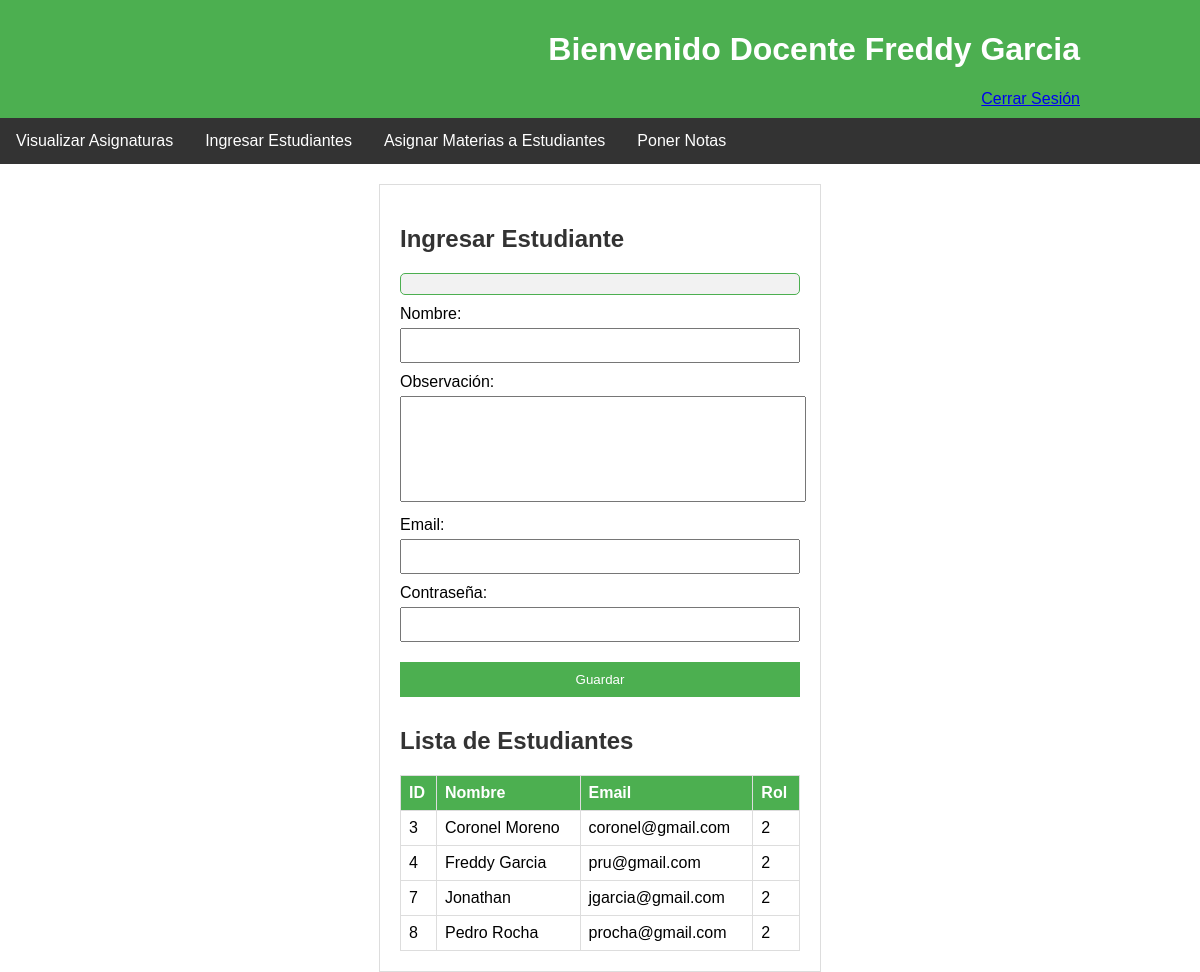
/docente.php?section=ingresar-estudiantes (signed in), run on the app's committed database.
### tables this page shows
CREATE TABLE `usuarios` (
  `id` int(11) NOT NULL,
  `nombre` varchar(100) DEFAULT NULL,
  `email` varchar(100) DEFAULT NULL,
  `rol` int(1) DEFAULT NULL COMMENT '1 Docente, 2 Estudiante',
  `contrasena` varchar(100) DEFAULT NULL,
  `obs` text DEFAULT NULL,
  `usuario_id_creacion` int(11) DEFAULT NULL,
  `fecha_creacion` timestamp NULL DEFAULT NULL,
  `hora_creacion` time DEFAULT NULL,
  `usuario_id_actualizacion` int(11) DEFAULT NULL,
  `fecha_actualizacion` timestamp NULL DEFAULT NULL,
  `hora_actualizacion` time DEFAULT NULL,
  `usuario_id_eliminacion` int(11) DEFAULT NULL,
  `fecha_eliminacion` timestamp NULL DEFAULT NULL,
  `hora_eliminacion` time DEFAULT NULL
);

### ingresar_estudiantes.php (the view, shortened to what this page needs)
<!DOCTYPE html>
<html lang="en">
<head>
    <link rel="stylesheet" href="css/styles_docente.css">
    <link rel="stylesheet" href="css/styles_ingresar_estudiantes.css">
</head>
<body>
<div class="contenedor-principal">
    <div class="seccion-izquierda">
        <h2>Ingresar Estudiante</h2>
        <div id="mensaje">
        </div>
        <form method="post" action="procesar_creacion_estudiante.php">
            <label for="nombre">Nombre:</label>
            <input type="text" id="nombre" name="nombre" required>
            <label for="observacion">Observación:</label>
            <textarea id="observacion" name="observacion" rows="4"></textarea>
            <label for="email">Email:</label>
            <input type="email" id="email" name="email" required>
            <label for="contrasena">Contraseña:</label>
            <input type="password" id="contrasena" name="contrasena" required>
            <div style="text-align: center; margin-top: 10px;">
                <input type="submit" name="submit" class="btn-guardar" value="Guardar">
            </div>
        </form>
    </div>
    <div class="seccion-derecha">
        <h2>Lista de Estudiantes</h2>
        <?php
        $sqlEstudiantes = "SELECT * FROM usuarios WHERE rol = 2";
        $resultEstudiantes = $conn->query($sqlEstudiantes);
        if ($resultEstudiantes->num_rows > 0) {
            echo "<table border='1'>
                    <tr>
                        <th>ID</th>
                        <th>Nombre</th>
                        <th>Email</th>
                        <th>Rol</th>
                    </tr>";
            while ($row = $resultEstudiantes->fetch_assoc()) {
                echo "<tr>
                        <td>{$row['id']}</td>
                        <td>{$row['nombre']}</td>
                        <td>{$row['email']}</td>
                        <td>{$row['rol']}</td>
                    </tr>";
            }
            echo "</table>";
        } else {
            echo "No hay estudiantes registrados.";
        }
        ?>
    </div>
</div>
</body>
</html>

### docente.php (shortened to what this page needs)
<?php
include('conexion.php');
$docenteId = $_SESSION['user_id'];
$sql = "SELECT nombre FROM usuarios WHERE id = $docenteId";
$result = $conn->query($sql);
if ($result->num_rows > 0) {
    $row = $result->fetch_assoc();
    $docenteNombre = $row['nombre'];
} else {
    $docenteNombre = "Docente Desconocido";
}
?>
<!DOCTYPE html>
<html lang="en">
<head>
    <link rel="stylesheet" href="css/styles_docente.css">
</head>
<body>
    <header>
        <div class="header-content">
            <h1>Bienvenido Docente <?php echo $docenteNombre; ?></h1>
            <a href="logout.php">Cerrar Sesión</a>
        </div>
    </header>
    <nav>
        <ul>
            <li><a href="docente.php?section=visualizar-asignaturas">Visualizar Asignaturas</a></li>
            <li><a href="docente.php?section=ingresar-estudiantes">Ingresar Estudiantes</a></li>
            <li><a href="docente.php?section=asignar-materias">Asignar Materias a Estudiantes</a></li>
            <li><a href="docente.php?section=asignar-notas">Poner Notas</a></li>
        </ul>
    </nav>
    <div class="content">
        <?php
        if (isset($_GET['section'])) {
            $section = $_GET['section'];
            switch ($section) {
                case 'ingresar-estudiantes':
                    include('ingresar_estudiantes.php');
                    break;
            }
        } else {
            echo "";
        }
        ?>
    </div>
</body>
</html>

### css/styles_docente.css (style rules this page uses)
body { font-family: Arial, sans-serif; margin: 0; padding: 0; }
header { background-color: #4CAF50; color: white; padding: 10px; text-align: right; }
.header-content { max-width: 960px; margin: 0 auto; }
nav { background-color: #333; overflow: hidden; }
nav ul { padding: 0; margin: 0; list-style: none; }
nav li { float: left; }
nav a { display: block; padding: 14px 16px; color: white; text-decoration: none; }
.content { max-width: 960px; margin: 20px auto; }
.content table { width: 100%; border-collapse: collapse; margin-top: 20px; }
.content table, .content th, .content td { border: 1px solid #ddd; }
.content th, .content td { padding: 8px; text-align: left; }
.content th { background-color: #4CAF50; color: white; }

### css/styles_ingresar_estudiantes.css (style rules this page uses)
.content { max-width: 400px; margin: 0 auto; padding: 20px; border: 1px solid #ddd; margin-top: 20px; }
.content h2 { color: #333; }
.content label { display: block; margin-bottom: 5px; }
.content input { width: 100%; padding: 8px; margin-bottom: 10px; box-sizing: border-box; }
.content .btn-guardar { background-color: #4CAF50; color: white; padding: 10px; border: none; cursor: pointer; }
#observacion { width: 100%; height: 100px; resize: none; margin-bottom: 10px; }
#mensaje { color: #4CAF50; padding: 10px; margin-bottom: 10px; border: 1px solid #4CAF50; border-radius: 5px; background-color: #f2f2f2; }

### data on the page
usuarios: nombre "Freddy Garcia"
usuarios: id "3", nombre "Coronel Moreno", email "coronel@gmail.com", rol "2"
usuarios: id "4", nombre "Freddy Garcia", email "pru@gmail.com", rol "2"
usuarios: id "7", nombre "Jonathan", email "jgarcia@gmail.com", rol "2"
usuarios: id "8", nombre "Pedro Rocha", email "procha@gmail.com", rol "2"
